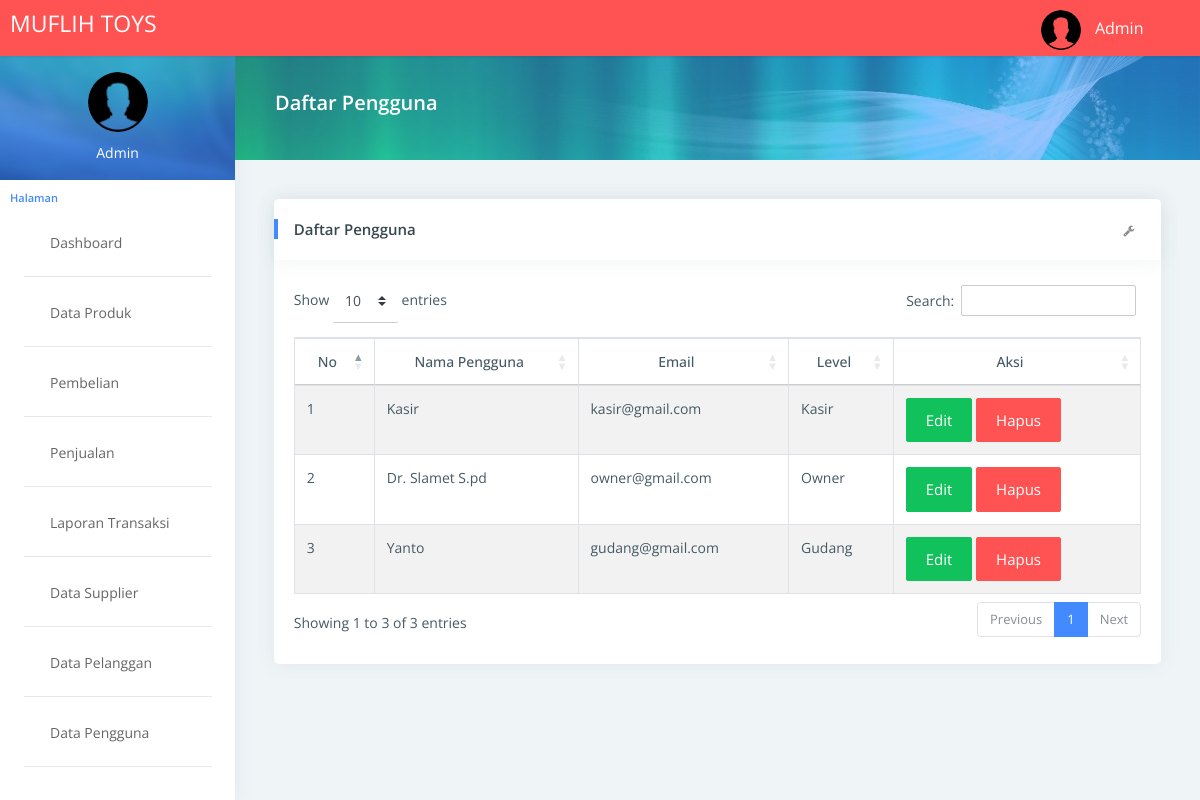
Screenshot of /muflihtoys/penggunadaftar.php (signed in) with the database file from the repository.
### tables this page shows
CREATE TABLE `pengguna` (
  `idpengguna` int(11) NOT NULL,
  `namapengguna` text NOT NULL,
  `email` text NOT NULL,
  `password` text NOT NULL,
  `level` text NOT NULL
);

### muflihtoys/penggunadaftar.php (the view, shortened to what this page needs)
<?php include('header.php');
?>
<div class="pcoded-content">
    <div class="page-header">
        <div class="page-block">
            <div class="row align-items-center">
                <div class="col-md-8">
                    <div class="page-header-title">
                        <h5 class="m-b-10">Daftar Pengguna</h5>
                    </div>
                </div>
            </div>
        </div>
    </div>
    <div class="pcoded-inner-content">
        <div class="main-body">
            <div class="page-wrapper">
                <div class="page-body">
                    <div class="card">
                        <div class="card-header">
                            <h5>Daftar Pengguna</h5>
                            <div class="card-header-right">
                                <ul class="list-unstyled card-option">
                                    <li><i class="fa fa fa-wrench open-card-option"></i></li>
                                </ul>
                            </div>
                        </div>
                        <div class="card-block table-border-style">
                            <div class="table-responsive">
                                <table class="table table-bordered table-striped" id="table">
                                    <thead>
                                        <tr>
                                            <th class="text-center">No</th>
                                            <th class="text-center">Nama Pengguna</th>
                                            <th class="text-center">Email</th>
                                            <th class="text-center">Level</th>
                                            <th class="text-center">Aksi</th>
                                        </tr>
                                    </thead>
                                    <tbody>
                                        <?php $nomor = 1;
                                        $idpengguna = $_SESSION['admin']['idpengguna'];
                                        ?>
                                        <?php $ambil = $koneksi->query("SELECT*FROM pengguna where idpengguna != '$idpengguna'"); ?>
                                        <?php while ($pecah = $ambil->fetch_assoc()) { ?>
                                            <tr>
                                                <td><?php echo $nomor; ?></td>
                                                <td><?php echo $pecah['namapengguna'] ?></td>
                                                <td><?= $pecah['email'] ?></td>
                                                <td><?= $pecah['level'] ?></td>
                                                <td>
                                                    <a href="penggunaedit.php?id=<?php echo $pecah['idpengguna']; ?>" class="btn btn-success">Edit</a>
                                                    <a href="penggunahapus.php?id=<?php echo $pecah['idpengguna']; ?>" class="btn btn-danger" onclick="return confirm('Yakin Mau di Hapus?')">Hapus</a>
                                                </td>
                                            </tr>
                                            <?php $nomor++; ?>
                                        <?php } ?>
                                    </tbody>
                                </table>
                            </div>
                        </div>
                    </div>
                </div>
            </div>
        </div>
        <?php include('footer.php'); ?>

### rows the page displays
pengguna: namapengguna "Kasir", email "kasir@gmail.com", level "Kasir"
pengguna: namapengguna "Dr. Slamet S.pd", email "owner@gmail.com", level "Owner"
pengguna: namapengguna "Yanto", email "gudang@gmail.com", level "Gudang"

### other values shown
$_SESSION['admin']['namapengguna'] "Admin"
